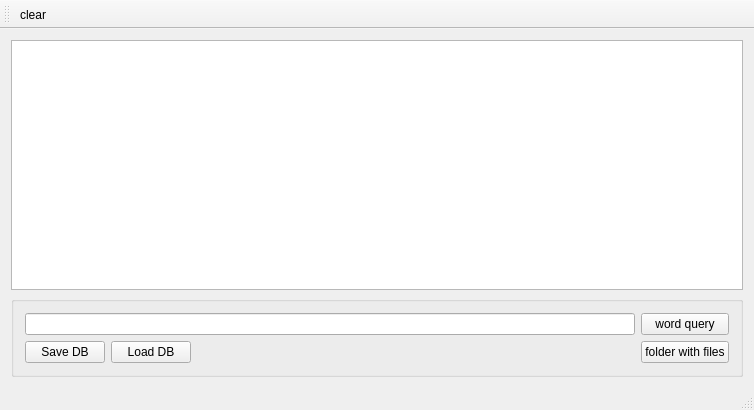
<?xml version="1.0" encoding="UTF-8"?>
<ui version="4.0">
 <class>MainWindow</class>
 <widget class="QMainWindow" name="MainWindow">
  <property name="geometry">
   <rect>
    <x>0</x>
    <y>0</y>
    <width>754</width>
    <height>410</height>
   </rect>
  </property>
  <property name="windowTitle">
   <string>MainWindow</string>
  </property>
  <widget class="QWidget" name="centralWidget">
   <layout class="QGridLayout" name="gridLayout_2">
    <item row="0" column="0">
     <widget class="QTextEdit" name="textEdit"/>
    </item>
    <item row="1" column="0">
     <widget class="QGroupBox" name="groupBox">
      <property name="title">
       <string/>
      </property>
      <layout class="QGridLayout" name="gridLayout">
       <item row="1" column="0">
        <widget class="QPushButton" name="save_pushButton">
         <property name="text">
          <string>Save DB</string>
         </property>
        </widget>
       </item>
       <item row="0" column="3">
        <widget class="QPushButton" name="query_pushButton">
         <property name="text">
          <string>word query</string>
         </property>
        </widget>
       </item>
       <item row="1" column="3">
        <widget class="QPushButton" name="folder_pushButton">
         <property name="text">
          <string>folder with files</string>
         </property>
        </widget>
       </item>
       <item row="1" column="2">
        <spacer name="horizontalSpacer_2">
         <property name="orientation">
          <enum>Qt::Horizontal</enum>
         </property>
         <property name="sizeHint" stdset="0">
          <size>
           <width>517</width>
           <height>20</height>
          </size>
         </property>
        </spacer>
       </item>
       <item row="1" column="1">
        <widget class="QPushButton" name="load_pushButton">
         <property name="text">
          <string>Load DB</string>
         </property>
        </widget>
       </item>
       <item row="0" column="0" colspan="3">
        <widget class="QLineEdit" name="query_lineEdit"/>
       </item>
      </layout>
     </widget>
    </item>
   </layout>
  </widget>
  <widget class="QMenuBar" name="menuBar">
   <property name="geometry">
    <rect>
     <x>0</x>
     <y>0</y>
     <width>754</width>
     <height>19</height>
    </rect>
   </property>
  </widget>
  <widget class="QToolBar" name="mainToolBar">
   <property name="toolButtonStyle">
    <enum>Qt::ToolButtonTextBesideIcon</enum>
   </property>
   <property name="floatable">
    <bool>true</bool>
   </property>
   <attribute name="toolBarArea">
    <enum>TopToolBarArea</enum>
   </attribute>
   <attribute name="toolBarBreak">
    <bool>false</bool>
   </attribute>
   <addaction name="actionclear"/>
  </widget>
  <widget class="QStatusBar" name="statusBar"/>
  <action name="actionclear">
   <property name="text">
    <string>clear</string>
   </property>
   <property name="toolTip">
    <string>clear text browser</string>
   </property>
  </action>
 </widget>
 <layoutdefault spacing="6" margin="11"/>
 <resources/>
 <connections/>
</ui>
